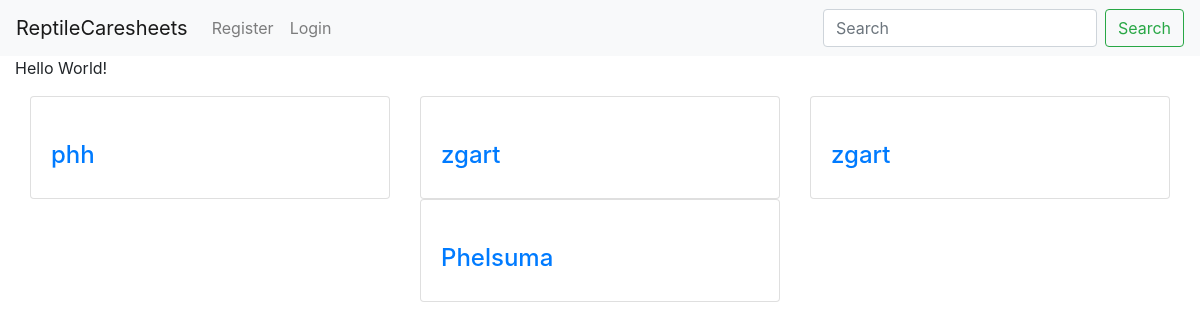
/, run on an earlier commit of the app's database.
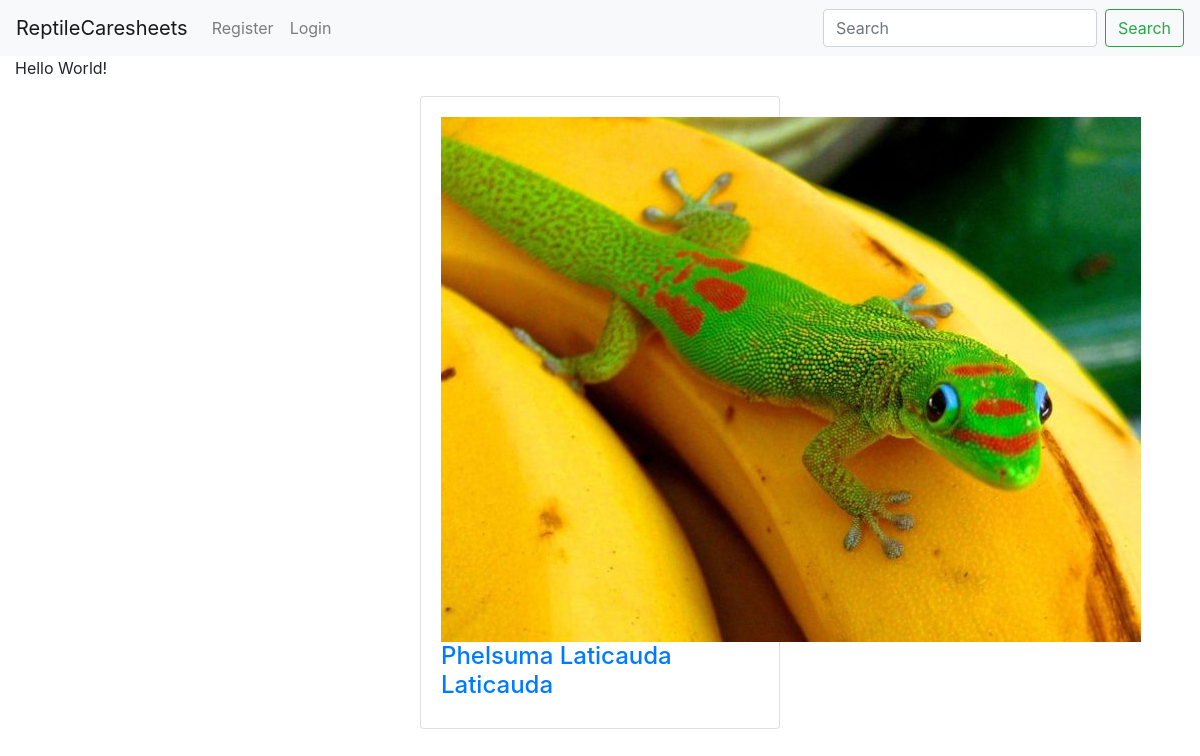
And on a later commit of the database.
### posts/models.py (models this page shows, shortened)
class Animal(models.Model):
    REPTILES = (
        ('X', 'Choose type of reptile'),
        ('C', 'Crocodile'),
        ('L', 'Lizard'),
        ('S', 'Snake'),
        ('T', 'Turtle'),
    )
    CITES_SPECIES = (
        ('X', 'Cites of animal'),
        ('A', 'Cites A or I'),
        ('B', 'Cites B or II'),
        ('C', 'Cites C or III'),
        ('D', 'Cites D or none'),
    )
    title = models.CharField(blank=True, null=True, max_length=120)
    latinName = models.CharField(blank=True, null=True, max_length=120)
    reptiletype = models.CharField(blank=True, null=True, max_length=1, default='X', choices=REPTILES)
    image = models.ImageField(blank=True, null=True, upload_to="animal_images")
    cites = models.CharField(blank=True, null=True, max_length=1, default='X', choices=CITES_SPECIES)
    habitat = models.CharField(blank=True, null=True, max_length=120)
    size = models.TextField(blank=True, null=True, max_length= 500)
    shorttext = models.TextField(blank=True, null=True, max_length= 500)
    behaviour = models.TextField(blank=True, null=True, max_length= 500)
    feeding = models.TextField(blank=True, null=True, max_length= 500)
    enclosure = models.TextField(blank=True, null=True, max_length= 500)
    temperature = models.TextField(blank=True, null=True, max_length=300)
    sex= models.TextField(blank=True, null=True, max_length= 500)
    male = models.ImageField(blank=True, null=True, upload_to="images")
    female = models.ImageField(blank=True, null=True, upload_to="images")
    breeding = models.TextField(blank=True, null=True, max_length= 500)
    incubation = models.TextField(blank=True, null=True, max_length= 500)
    author = models.ForeignKey(User, related_name='posts', null=False, default=1, on_delete=models.SET_DEFAULT)
    slug = models.SlugField(default="post_detail", null=False, unique=True)

### posts/views.py (the view)
# urls.py: path('', views.post_list, name= 'post_list'),
def post_list(request):
    animals = Animal.objects.all()
    return render(request, 'posts/post_list.html', {'animals': animals})

### posts/templates/posts/post_list.html (shortened to what this page needs)
{% extends 'base.html' %}
{% load static %}
{% load bootstrap_tags %}
{% block content %}
<p>Hello World!</p>
<div class="container-fluid">
    <div class="row justify-content-center">
        {% for animal in animals %}
      <div class="col-xs-12 col-sm-6 col-md-4">
        <div class="card">
          <div class="card-body">
            <a href="{% url 'post_detail' animal.id %}">
            <div class="picture">
              <img src="{{MEDIA_URL}}{{animal.image}}" alt="">
            </div>
            <h4>{{animal.latinName}}</h4>
            </a>
          </div>
        </div>
      </div>
      <br/>
      {% endfor %}
</div>
{% endblock %}

What changed in the data, as far as the page shows it:
removed Animal: latinName "phh"
removed Animal: latinName "zgart"
removed Animal: latinName "zgart"
removed Animal: latinName "Phelsuma"
added Animal: image (picture), latinName "Phelsuma Laticauda Laticauda"
